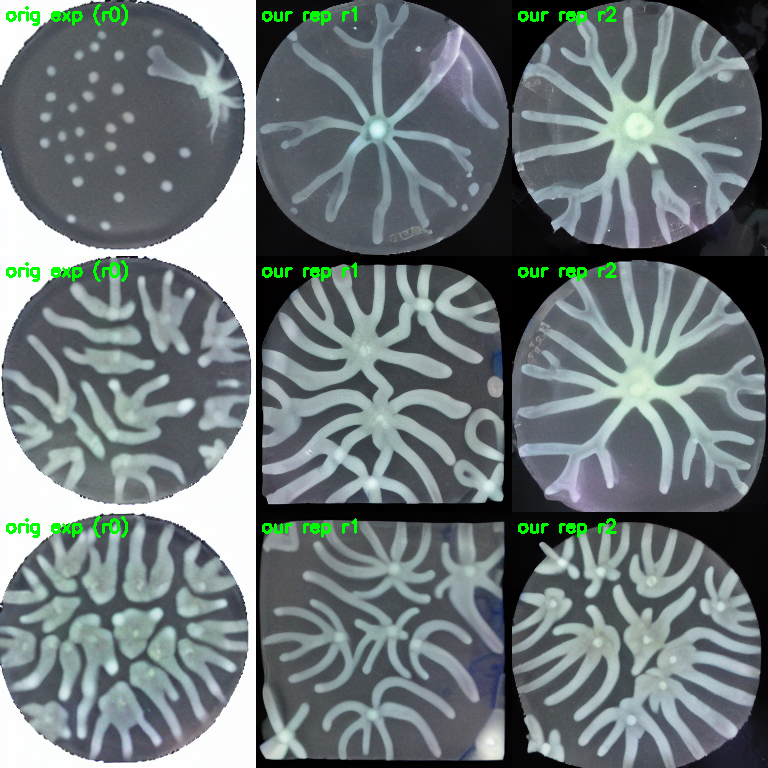
#> input picture expseed_gate.png, 768 x 768 px, given in place of .., which was not available
$ python mux_periodicity.py --images ..
#> lines starting #> are read from the running program, lines starting #| are printed output that depends on the picture; after the words box and inside, x2 and y2 are one past the last pixel; in counts of white or black regions, pixels touching at a corner belong together; pictures that were not available may be replaced by others from this repository, and a replacement may not be noted
#> in periodicity, rgb is the input picture: shape (768, 768, 3); mean R, G, B 109.8, 119.9, 121.5
"""Mux pattern PERIODICITY labeler — a NEW continuous morphological downstream target for the
multiplexed dataset, complementary to the aTc/IPTG decode task.

The multiplexed patterns are RADIAL PETALS (angular lobes), not rings or stripes: aTc (row) drives
red expression + the number/strength of radial spikes, IPTG (col) drives green. So periodicity =
ANGULAR lobe count. We take the colony's radius-vs-angle profile r(theta), FFT it, and the dominant
angular frequency k in 2..24 is the lobe count; its spectral share is the lobe strength.

Rotation-invariant (rotation shifts theta but not the lobe COUNT/strength), so a generative augmenter
can add label-carrying variation that rotation cannot -- the regime where aug can beat rotation.

Outputs per image: n_lobes, lobe_power (peak share of the angular spectrum), perim_roughness (std/mean of r).

Usage: python mux_periodicity.py --images "/path/*.png" --out mux_periodicity.csv
"""
import os, glob, argparse, csv
import numpy as np
from PIL import Image
from skimage.filters import threshold_otsu
from skimage import measure, morphology


def colony_mask(rgb):
    """Bright green+red colony on black; Otsu on (R+G), keep the largest component (drops dish ring/specks)."""
    rg = rgb[..., 0].astype(float) + rgb[..., 1]
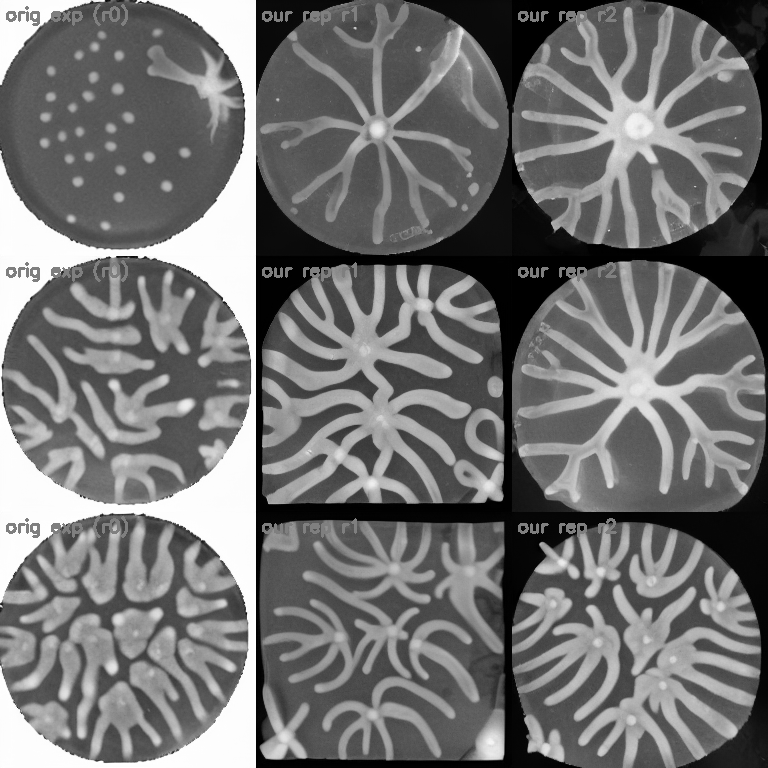
#> rg: shape (768, 768) float64; min 0, max 510, mean 229.7; drawn with min black and max white
    rg /= (rg.max() + 1e-9)
    m = morphology.remove_small_objects(rg > max(threshold_otsu(rg), 0.12), 64)
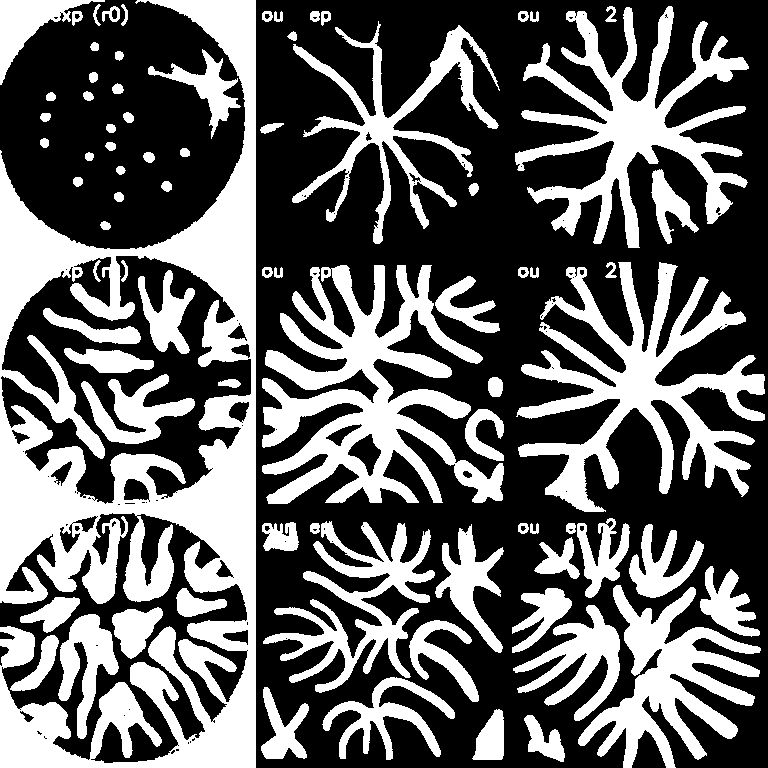
#> m: shape (768, 768) bool; 38.5% white; 80 white regions, largest, box (x1, y1, x2, y2) and area: (0, 0, 256, 768) 77070, (262, 265, 504, 504) 24455, (516, 262, 765, 512) 21596
    lab = measure.label(m)
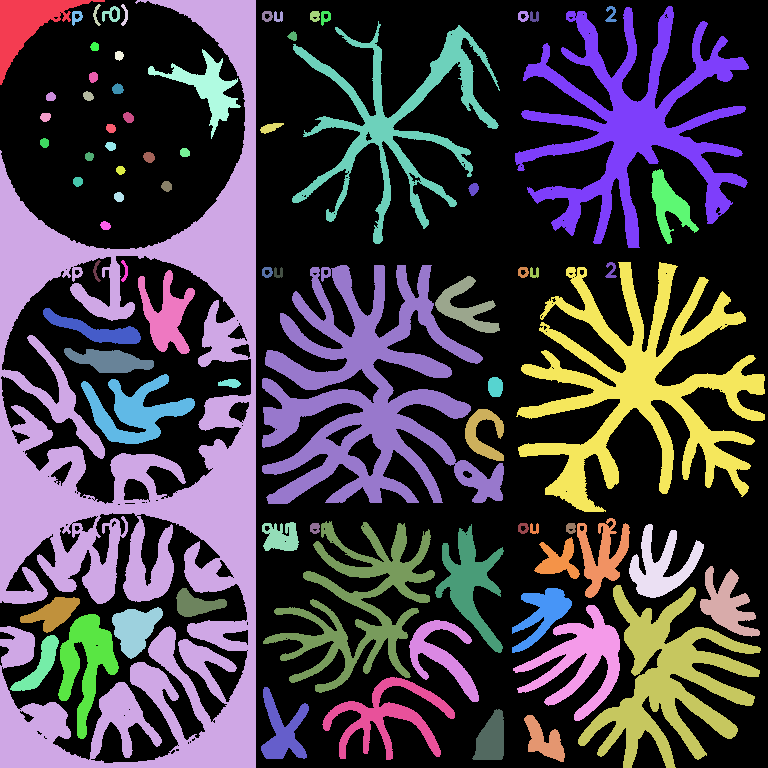
#> lab: shape (768, 768) int32; 81 distinct labels, from 0 to 80; one colour per label, 0 black
    if lab.max() == 0:
        return m, rg
    return lab == max(measure.regionprops(lab), key=lambda r: r.area).label, rg


def angular_profile(mask, nbin=360):
    """Max colony radius per angular bin, centered on the colony centroid; empty bins filled circularly."""
#> called with nbin = 360
    ys, xs = np.nonzero(mask)
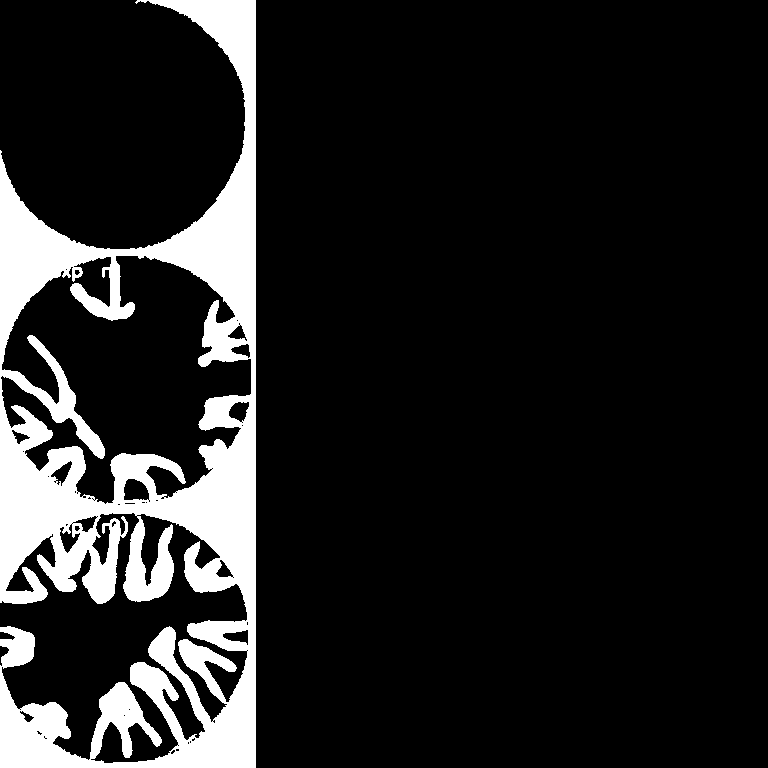
#> mask: shape (768, 768) bool; 13.1% white; 1 white region, box (x1, y1, x2, y2) and area: (0, 0, 256, 768) 77070
    if len(xs) < 50:
        return None
    cy, cx = ys.mean(), xs.mean()
#> cy = 465.1; cx = 139.8
    ang = (np.arctan2(ys - cy, xs - cx) + 2 * np.pi) % (2 * np.pi)
    rad = np.hypot(ys - cy, xs - cx)
    bins = np.minimum((ang / (2 * np.pi) * nbin).astype(int), nbin - 1)
    r = np.full(nbin, np.nan)
    for b in np.unique(bins):
        r[b] = rad[bins == b].max()
#> after the loop, r = 360 values, max 479.1 at index 283, min 115.2 at index 359, mean 212.6
    good = ~np.isnan(r)
    if good.sum() < nbin // 2:
        return None
    return np.interp(np.arange(nbin), np.arange(nbin)[good], r[good], period=nbin)


def periodicity(path):
    rgb = np.asarray(Image.open(path).convert("RGB"))
    r = angular_profile(colony_mask(rgb)[0])
    if r is None:
        return None
    spec = np.abs(np.fft.rfft(r - r.mean())) ** 2
#> spec = 181 values, max 384753819.3 at index 2, min 3.26e-24 at index 0, mean 2902784.2
    ks = np.arange(len(spec))
#> ks = 181 values from 0 to 180
    band = (ks >= 2) & (ks <= 24)
    name, rough = os.path.basename(path), float(r.std() / (r.mean() + 1e-9))
#> name = '..'; rough = 0.424
    if not band.any() or spec[band].sum() == 0:
        return dict(name=name, n_lobes=0, lobe_power=0.0, perim_roughness=rough)
    k = int(ks[band][np.argmax(spec[band])])
#> k = 2
    return dict(name=name, n_lobes=k, lobe_power=float(spec[k] / (spec[1:].sum() + 1e-9)),
                perim_roughness=rough)


def _selfcheck():
    N = 256; yy, xx = np.mgrid[0:N, 0:N]; c = N / 2
    ang = np.arctan2(yy - c, xx - c); rad = np.hypot(yy - c, xx - c)
    flower = rad < 80 * (1 + 0.3 * np.cos(8 * ang))     # 8-petal flower
    r = angular_profile(flower); spec = np.abs(np.fft.rfft(r - r.mean())) ** 2
    ks = np.arange(len(spec)); k = int(ks[(ks >= 2) & (ks <= 24)][np.argmax(spec[(ks >= 2) & (ks <= 24)])])
    assert k == 8, f"flower n_lobes={k} expected 8"
    rc = angular_profile(rad < 80)                      # plain circle
    assert rc.std() / rc.mean() < 0.05, "circle should be smooth"
    print(f"selfcheck OK (8-petal flower -> n_lobes={k}, circle roughness={rc.std()/rc.mean():.3f})")


if __name__ == "__main__":
    ap = argparse.ArgumentParser()
    ap.add_argument("--images", default="")
    ap.add_argument("--out", default="mux_periodicity.csv")
    ap.add_argument("--selfcheck", action="store_true")
    a = ap.parse_args()
    if a.selfcheck:
        _selfcheck(); raise SystemExit
    rows = [f for f in (periodicity(p) for p in sorted(glob.glob(a.images))) if f]
#> rows = 1 item
    keys = ["name", "n_lobes", "lobe_power", "perim_roughness"]
    with open(a.out, "w", newline="") as fh:
        w = csv.DictWriter(fh, fieldnames=keys); w.writeheader()
        for r in rows:
            w.writerow({k: (round(r[k], 4) if isinstance(r[k], float) else r[k]) for k in keys})
#> this loop made 1 pass
    print(f"wrote {len(rows)} rows -> {a.out}")
#| wrote 1 rows -> mux_periodicity.csv
